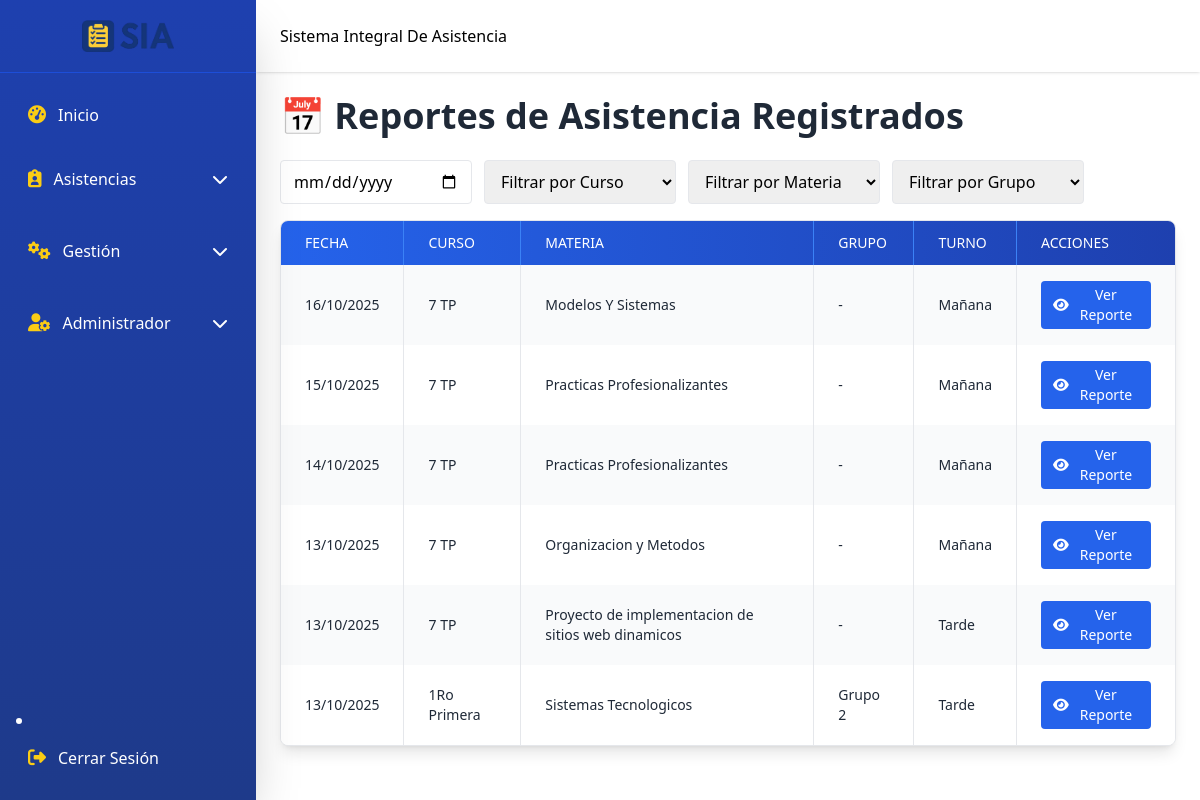
/attendance_reports_list.php (signed in), run on the app's committed database.
### tables this page shows
CREATE TABLE `subjects` (
  `subject_id` int(11) NOT NULL,
  `name` varchar(100) NOT NULL,
  `description` text DEFAULT NULL,
  `course_id` int(11) DEFAULT NULL,
  `turno` enum('mañana','tarde') NOT NULL
);

CREATE TABLE `courses` (
  `course_id` int(11) NOT NULL,
  `name` varchar(100) NOT NULL,
  `description` text DEFAULT NULL,
  `technical_degree` varchar(50) DEFAULT NULL
);

CREATE TABLE `groups` (
  `group_id` int(11) NOT NULL,
  `course_id` int(11) NOT NULL,
  `name` varchar(50) NOT NULL,
  `description` text DEFAULT NULL
);

### attendance_reports_list.php (the view, shortened to what this page needs)
<?php
include 'includes/header.php';
include 'includes/sidebar.php';
include 'includes/navbar.php';
include 'includes/conn.php';
$stmt = $conn->prepare("
    SELECT
        sa.attendance_date,
        c.course_id,
        c.name AS course_name,
        s.subject_id,
        s.name AS subject_name,
        sch.start_time,
        sch.end_time,
        g.group_id,
        g.name AS group_name
    FROM student_attendance sa
    JOIN schedules sch ON sa.schedule_id = sch.schedule_id
    JOIN courses c ON sch.course_id = c.course_id
    JOIN subjects s ON sch.subject_id = s.subject_id
    LEFT JOIN groups g ON sch.group_id = g.group_id
    GROUP BY sa.attendance_date, c.course_id, s.subject_id, sch.start_time, sch.end_time, g.group_id
    ORDER BY sa.attendance_date DESC
");
$stmt->execute();
$reports = $stmt->fetchAll(PDO::FETCH_ASSOC);
?>
<div class="flex-1 md:ml-64 transition-all duration-300">
  <br><br><br>
  <main class="pt-20 p-4 md:p-6">
    <h1 class="text-4xl font-bold text-gray-800 mb-6">📅 Reportes de Asistencia Registrados</h1>
    <div class="flex flex-wrap gap-3 mb-4">
      <input type="date" id="filterDate" class="px-3 py-2 border rounded w-48">
      <select id="filterCourse" class="px-3 py-2 border rounded w-48">
        <option value="">Filtrar por Curso</option>
      </select>
      <select id="filterSubject" class="px-3 py-2 border rounded w-48">
        <option value="">Filtrar por Materia</option>
      </select>
      <select id="filterGroup" class="px-3 py-2 border rounded w-48">
        <option value="">Filtrar por Grupo</option>
      </select>
    </div>
    <div class="overflow-x-auto rounded-lg shadow-lg border border-gray-200 bg-white">
      <table class="min-w-full border-collapse text-gray-800 text-sm" id="reportsTable">
        <thead class="bg-gradient-to-r from-blue-600 to-blue-800 text-white">
          <tr>
            <th class="px-4 md:px-6 py-3 border-r border-blue-500 text-left font-medium uppercase">Fecha</th>
            <th class="px-4 md:px-6 py-3 border-r border-blue-500 text-left font-medium uppercase">Curso</th>
            <th class="px-4 md:px-6 py-3 border-r border-blue-500 text-left font-medium uppercase">Materia</th>
            <th class="px-4 md:px-6 py-3 border-r border-blue-500 text-left font-medium uppercase">Grupo</th>
            <th class="px-4 md:px-6 py-3 border-r border-blue-500 text-left font-medium uppercase">Turno</th>
            <th class="px-4 md:px-6 py-3 text-left font-medium uppercase">Acciones</th>
          </tr>
        </thead>
        <tbody>
          <?php if (count($reports) > 0): ?>
            <?php foreach ($reports as $i => $report):
              $turno = (strtotime($report['start_time']) < strtotime("12:00:00")) ? "Mañana" : "Tarde";
              $fecha = date("d/m/Y", strtotime($report['attendance_date']));
              $rowClass = $i % 2 === 0 ? 'bg-gray-50' : 'bg-white';
            ?>
            <tr class="hover:bg-gray-100 transition <?php echo $rowClass; ?>"
                data-course="<?php echo $report['course_id']; ?>"
                data-subject="<?php echo $report['subject_id']; ?>"
                data-group="<?php echo $report['group_id'] ?? ''; ?>">
              <td class="px-4 md:px-6 py-4 border-r border-gray-200"
                  data-raw="<?php echo $report['attendance_date']; ?>">
                  <?php echo $fecha; ?>
              </td>
              <td class="px-4 md:px-6 py-4 border-r border-gray-200"><?php echo htmlspecialchars($report['course_name']); ?></td>
              <td class="px-4 md:px-6 py-4 border-r border-gray-200"><?php echo htmlspecialchars($report['subject_name']); ?></td>
              <td class="px-4 md:px-6 py-4 border-r border-gray-200"><?php echo htmlspecialchars($report['group_name'] ?? '-'); ?></td>
              <td class="px-4 md:px-6 py-4 border-r border-gray-200"><?php echo $turno; ?></td>
              <td class="px-4 md:px-6 py-4 flex flex-wrap gap-2">
                  <form method="GET" action="attendance_report.php" class="inline">
                      <button type="submit" class="text-white bg-blue-600 hover:bg-blue-700 px-3 py-1 rounded flex items-center justify-center">
                          <i class="fa-solid fa-eye mr-1"></i> Ver Reporte
                      </button>
                  </form>
              </td>
            </tr>
            <?php endforeach; ?>
          <?php else: ?>
            <tr>
              <td colspan="6" class="text-center text-gray-500 py-4">No hay reportes registrados aún.</td>
            </tr>
          <?php endif; ?>
        </tbody>
      </table>
    </div>
  </main>
</div>

### data on the page
subjects: fecha "16/10/2025", course.name "7 TP", name "Modelos Y Sistemas", group_name "-"
subjects: fecha "15/10/2025", course.name "7 TP", name "Practicas Profesionalizantes", group_name "-", fecha "14/10/2025"
subjects: fecha "13/10/2025", course.name "7 TP", name "Organizacion y Metodos", group_name "-"
subjects: fecha "13/10/2025", course.name "7 TP", name "Proyecto de implementacion de sitios web dinamicos", group_name "-"
courses: fecha "13/10/2025", name "1Ro Primera", subjects.name "Sistemas Tecnologicos", groups.name "Grupo 2"
